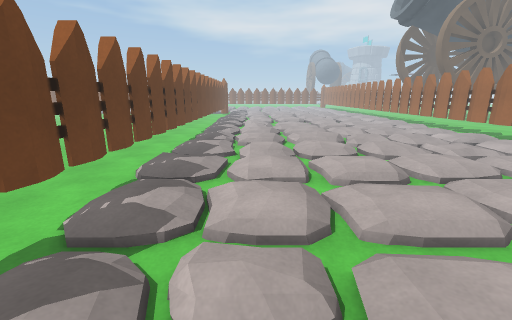
view 1 (above)

22 first-person views from a walk through a scene from a Unity 3-D project. The camera is 1.2 m above the floor, tilts 14° down and sees 90° across. The floor is counted in squares, 0.5 m on a side. Each view is taken from the middle of a square. On the plan, view 1 faces up. The plan holds only what a view shows up to about 17 squares ahead; the rest is blank. The place goes on beyond the plan.

view 2
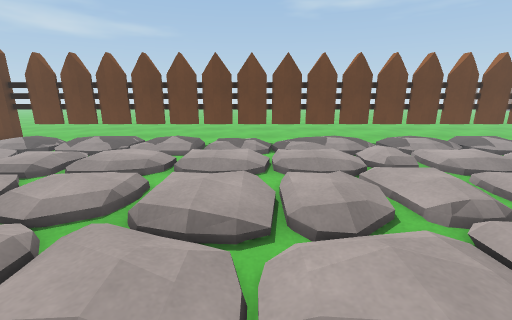

view 3
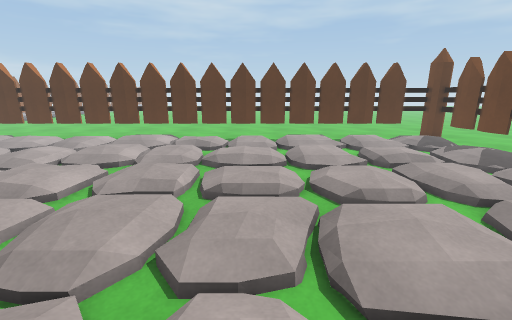

view 4
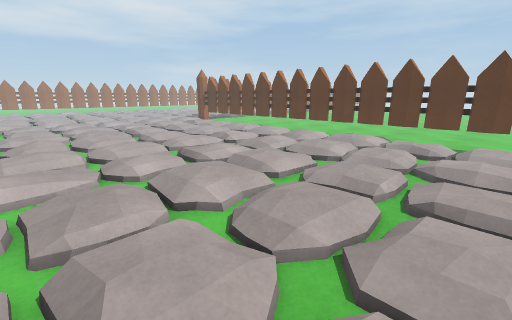

view 5
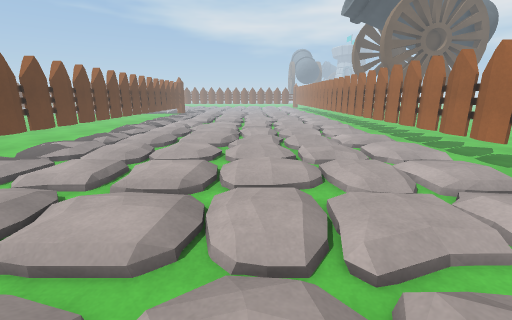

view 6
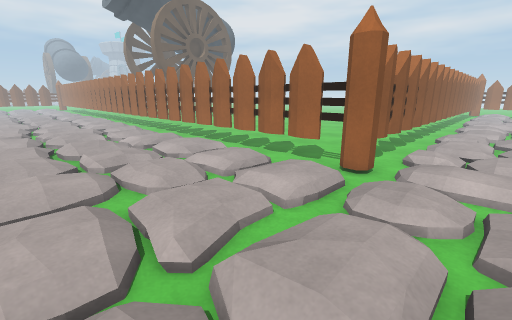

view 7
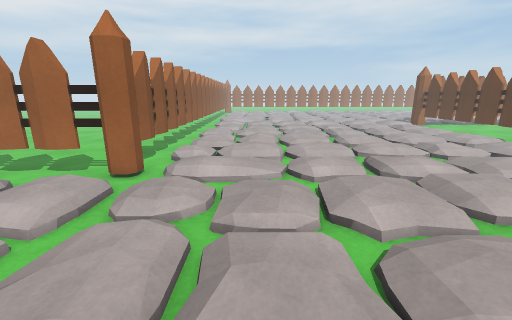

view 8
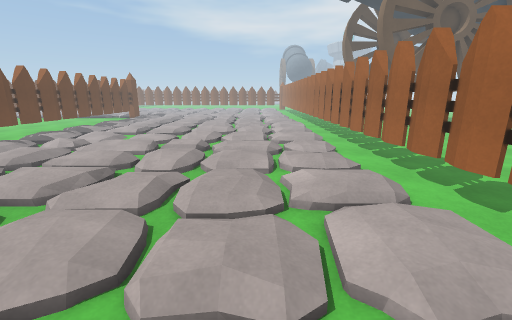

view 9
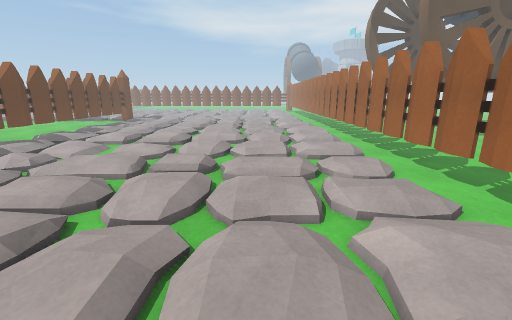

view 10
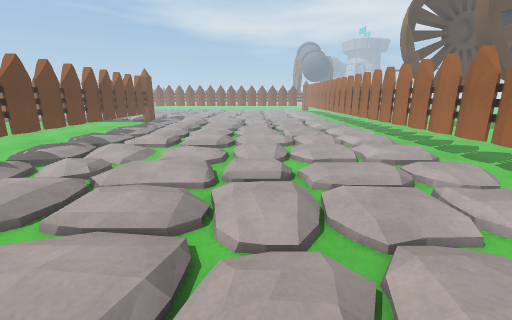

view 11
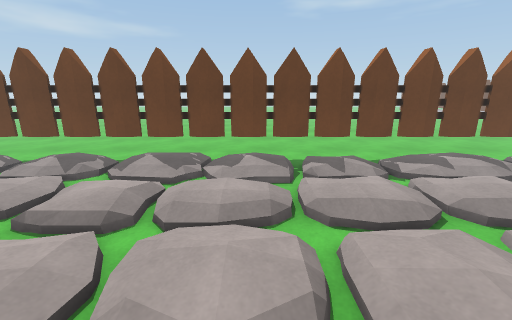

view 12
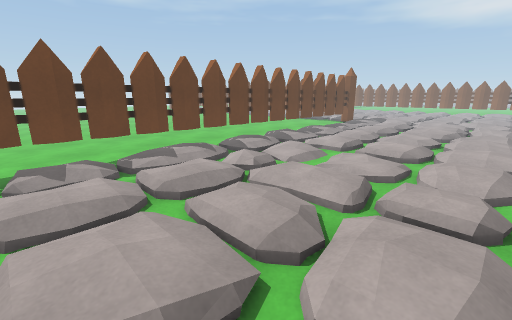

view 13
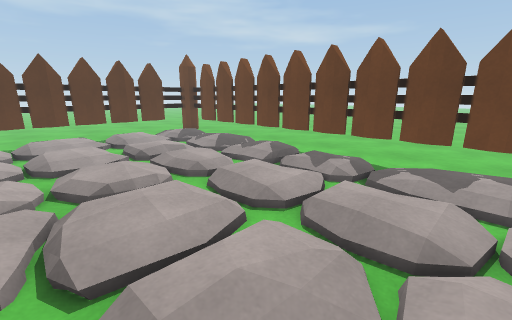

view 14
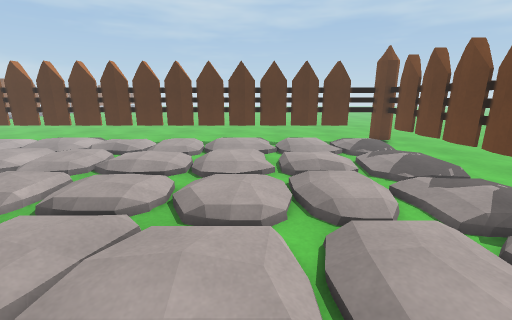

view 15
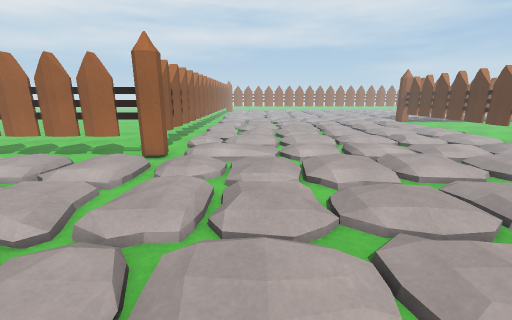

view 16
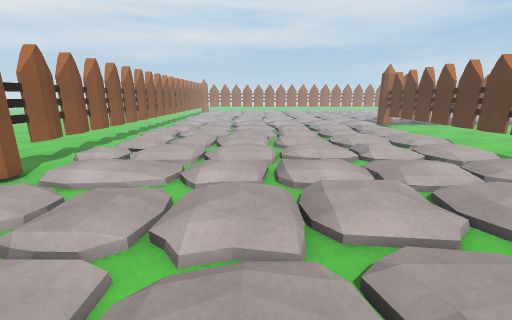

view 17
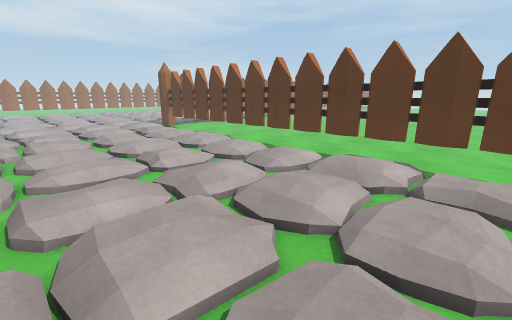

view 18
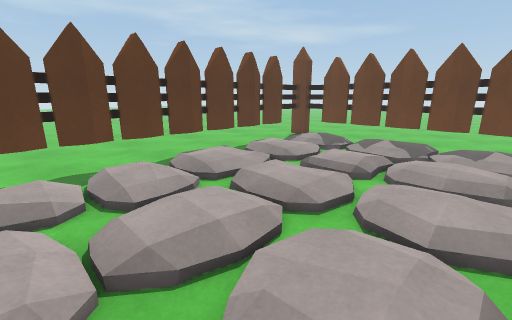

view 19
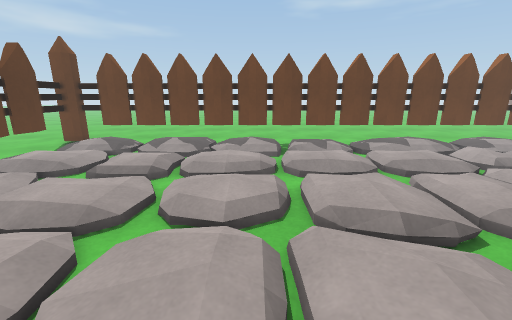

view 20
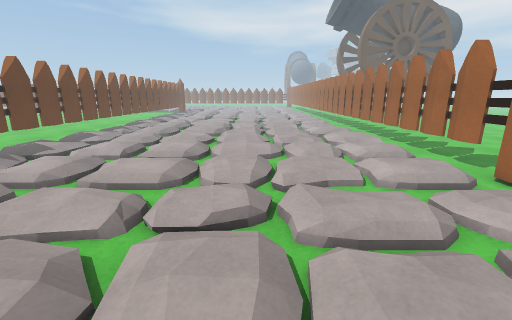

view 21
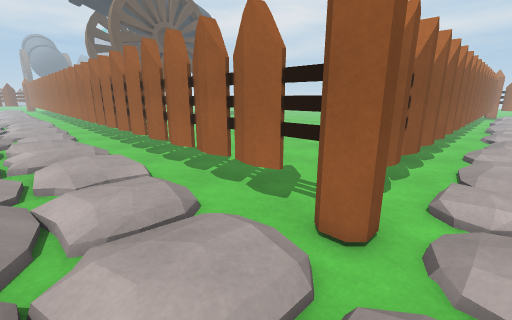

view 22
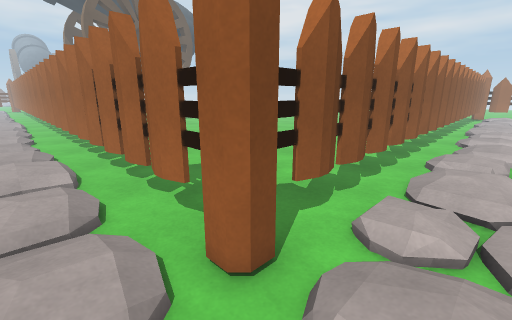

### Floor plan
Key: @ floor where view 1 was taken; # wall or solid block; x gap in a wall; . main floor; - floor 0.25 m lower than the main floor; / step, stairs or slope; T thing the floor can be seen under or through.
Columns run from 6 left of view 1 to 25 right of it. Each row starts with its distance up from view 1.
 31  x     //. ./..       ##
 30 -#.../../........./.. #T-----
 29 -#/.//..-..././//./../TT-----
 28 -#  /  -----/./-//-///TT----
 27 -x ../.---.-/../..-.   T---
 26 -#/../.---../.....-...TT---
 25 -#/./----//--//-////.-TT---
 24 -# ./ ///////.//   // TT---
 23 -x/..///...././/......TT---
 22 -#/.././////////..//./TT---
 21 -x/../..//./...///////TT---
 20 -#/../../...-..-../../TT---
 19 -#---///-///-.//../../TT----
 18 -#/../..-...///-//-../TT----
 17 -x ../../.../../..-...TT-----
 16 -#////..//.//../..-../TT-----
 15 -#/..//////-////..-///-T-----
 14 -#/../../..//../../...TT-----
 13 -x.../../../.../../...TT-------
 12 -#///-.././-/.///.//./TT-------
 11 -#/..////..//////.////-T-------
 10 -#.../../........./...-T-------
  9 -#.../../.../..-../...-T-------
  8 -#//////-//////-/.-///-T-------
  7 -x/../..//../../..-../-T-------
  6 -#/../../.../../..-...-T-------
  5 -x/.//./-...///.///...-TTTTTTTx#
  4 -#-///////--/./////--/---..////-
  3 -#/.././.../..//.....//../.-.../
  2 -#/..///.../////...-.//..///....
  1 -x/../../////..////-///.....----
  0 -#/../@./.../../../..//..-../..
 -1 -#-///..-/../../../../////.///./
 -2 -#/.//..//..///-//-////../..-/.-
 -3 -x ../../.../../../.../../..-...
 -4 -#/../../.../../../.../../..-...
 -5 -#/..-//---//.//../////.////---
 -6 -#/../../..//./////..//..-../..
 -7 -x.../../../.../../....../../..
 -8 -#//--.././//.//..//./////.././
 -9 -#/..////-.////-/////-/..-///-./
-10 -#.../../....../../....../../...
-11 -#.../../.../../../....../.. ../
-12 -#-////--///-//-/.//./////---//
-13 -x/...../.../..///-..//.....-..
-14 -#/../../.../..-..-.../. -..-..
-15 -x ../..-..././/..-..//. -  -.
-16 ## -#####-###-#####-###-########
-17  ############### #########

Where each view was taken, in squares from view 1:
view 1: 0 up, 0 right, facing up
view 2: 2 down, 10 right, facing left
view 3: 1 up, 7 right, facing down
view 4: 1 up, 7 right, facing down-right
view 5: 1 up, 7 right, facing up
view 6: 1 up, 7 right, facing up-right
view 7: 0 up, 7 right, facing right
view 8: 9 up, 11 right, facing up
view 9: 13 up, 10 right, facing up
view 10: 14 up, 7 right, facing up
view 11: 14 up, 7 right, facing left
view 12: 16 up, 8 right, facing up-left
view 13: 2 up, 6 right, facing down-left
view 14: 0 up, 3 right, facing down
view 15: 0 up, 4 right, facing right
view 16: 4 down, 8 right, facing right
view 17: 5 down, 10 right, facing down-right
view 18: 6 down, 10 right, facing down-left
view 19: 6 down, 10 right, facing left
view 20: 3 down, 8 right, facing up
view 21: 3 up, 12 right, facing up-right
view 22: 2 up, 14 right, facing up-right
